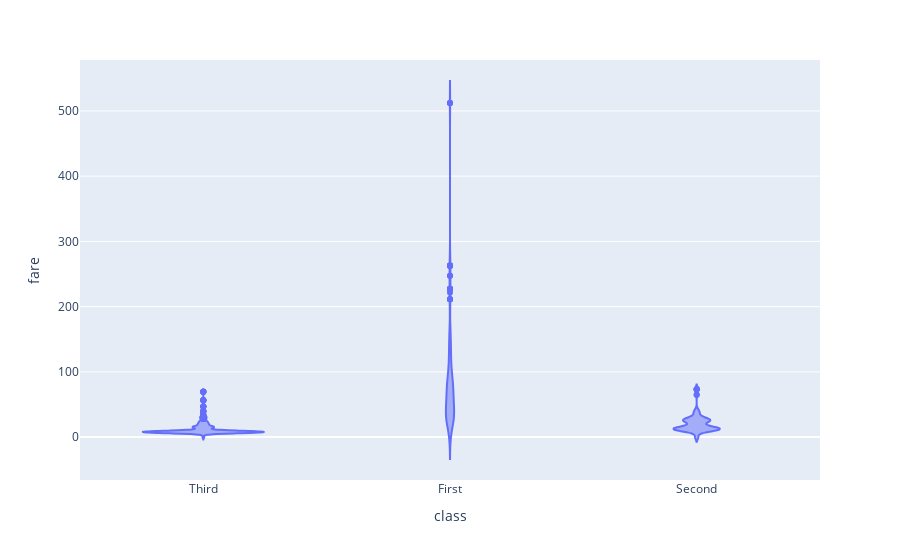

Notebook code for this chart:
### Code cell
px.violin(titanic, x="class", y="fare")

### Figure 1 — Plotly figure (JSON) as saved in the notebook; plotly's stock layout.template omitted (floating-point values rounded to 4 significant figures; data arrays with more than 128 entries replaced by an {"elided": "..."} marker saying what was removed)
{"data": [{"alignmentgroup": "True", "box": {"visible": false}, "hovertemplate": "class=%{x}<br>fare=%{y}<extra></extra>", "legendgroup": "", "marker": {"color": "#636efa"}, "name": "", "offsetgroup": "", "orientation": "v", "scalegroup": "True", "showlegend": false, "type": "violin", "x": {"elided": "891 str values"}, "x0": " ", "xaxis": "x", "y": {"elided": "891 float values"}, "y0": " ", "yaxis": "y"}], "layout": {"legend": {"tracegroupgap": 0}, "margin": {"t": 60}, "violinmode": "group", "xaxis": {"anchor": "y", "domain": [0, 1], "title": {"text": "class"}}, "yaxis": {"anchor": "x", "domain": [0, 1], "title": {"text": "fare"}}}}
